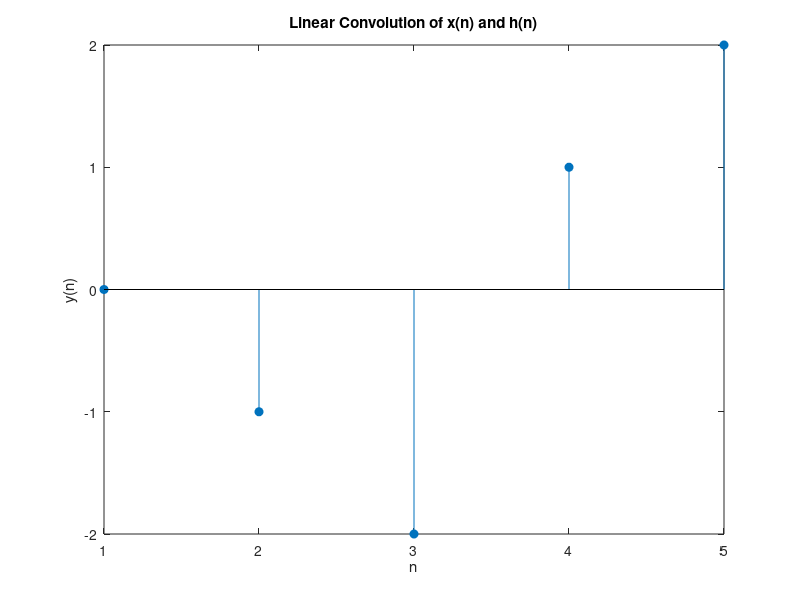

The MATLAB script that drew this image:
%EXP=6 study linear convolution
clc;
clear all;
close all;

x = [0 1 2];
h = [-1 0 1];
n1 = [1 2 3];
n2 = [1 2 3];
N1 = length(n1);
N2 = length(n2);

X =[ x,zeros(1,N2-1)];
H = [h,zeros(1,N2-1)];

L = N1+N2-1;
disp("the length of the convolution is:");
disp(L);

y = zeros(1,L);
for i = 1:L
    for j = 1:N1
        if (i-j+1>0) && (i-j+1<=N2)
            y(i) = y(i) + X(j) * H(i-j+1);
        end
    end
end
disp("The convolution result y:");
disp(y);
stem(y,'filled');
xlabel("n");
ylabel("y(n)");
title("Linear Convolution of x(n) and h(n)");
